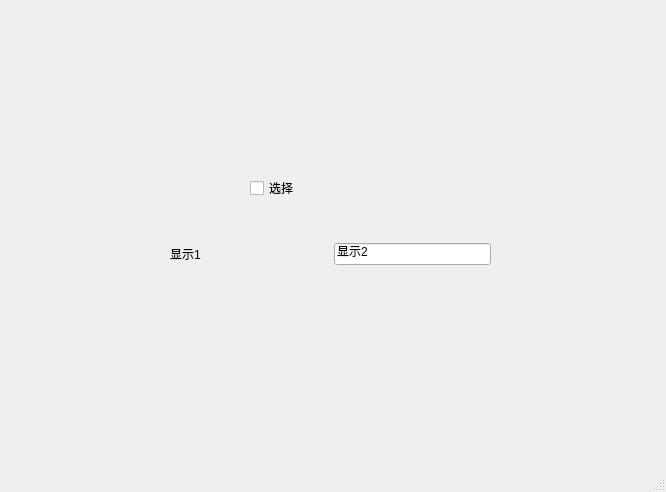
<?xml version="1.0" encoding="UTF-8"?>
<ui version="4.0">
 <class>MainWindow</class>
 <widget class="QMainWindow" name="MainWindow">
  <property name="geometry">
   <rect>
    <x>0</x>
    <y>0</y>
    <width>666</width>
    <height>492</height>
   </rect>
  </property>
  <property name="windowTitle">
   <string>MainWindow</string>
  </property>
  <widget class="QWidget" name="centralwidget">
   <widget class="QCheckBox" name="checkBox">
    <property name="geometry">
     <rect>
      <x>250</x>
      <y>180</y>
      <width>71</width>
      <height>16</height>
     </rect>
    </property>
    <property name="text">
     <string>选择</string>
    </property>
   </widget>
   <widget class="QWidget" name="layoutWidget">
    <property name="geometry">
     <rect>
      <x>170</x>
      <y>240</y>
      <width>321</width>
      <height>28</height>
     </rect>
    </property>
    <layout class="QHBoxLayout" name="horizontalLayout_4">
     <item>
      <layout class="QHBoxLayout" name="horizontalLayout_3">
       <item>
        <layout class="QHBoxLayout" name="horizontalLayout_2">
         <item>
          <layout class="QHBoxLayout" name="horizontalLayout">
           <item>
            <widget class="QLabel" name="label">
             <property name="text">
              <string>显示1</string>
             </property>
            </widget>
           </item>
           <item>
            <spacer name="horizontalSpacer">
             <property name="orientation">
              <enum>Qt::Horizontal</enum>
             </property>
             <property name="sizeHint" stdset="0">
              <size>
               <width>40</width>
               <height>20</height>
              </size>
             </property>
            </spacer>
           </item>
          </layout>
         </item>
        </layout>
       </item>
      </layout>
     </item>
     <item>
      <widget class="QLineEdit" name="lineEdit">
       <property name="text">
        <string>显示2</string>
       </property>
      </widget>
     </item>
    </layout>
   </widget>
  </widget>
  <widget class="QMenuBar" name="menubar">
   <property name="geometry">
    <rect>
     <x>0</x>
     <y>0</y>
     <width>666</width>
     <height>23</height>
    </rect>
   </property>
  </widget>
  <widget class="QStatusBar" name="statusbar"/>
 </widget>
 <resources/>
 <connections/>
</ui>
